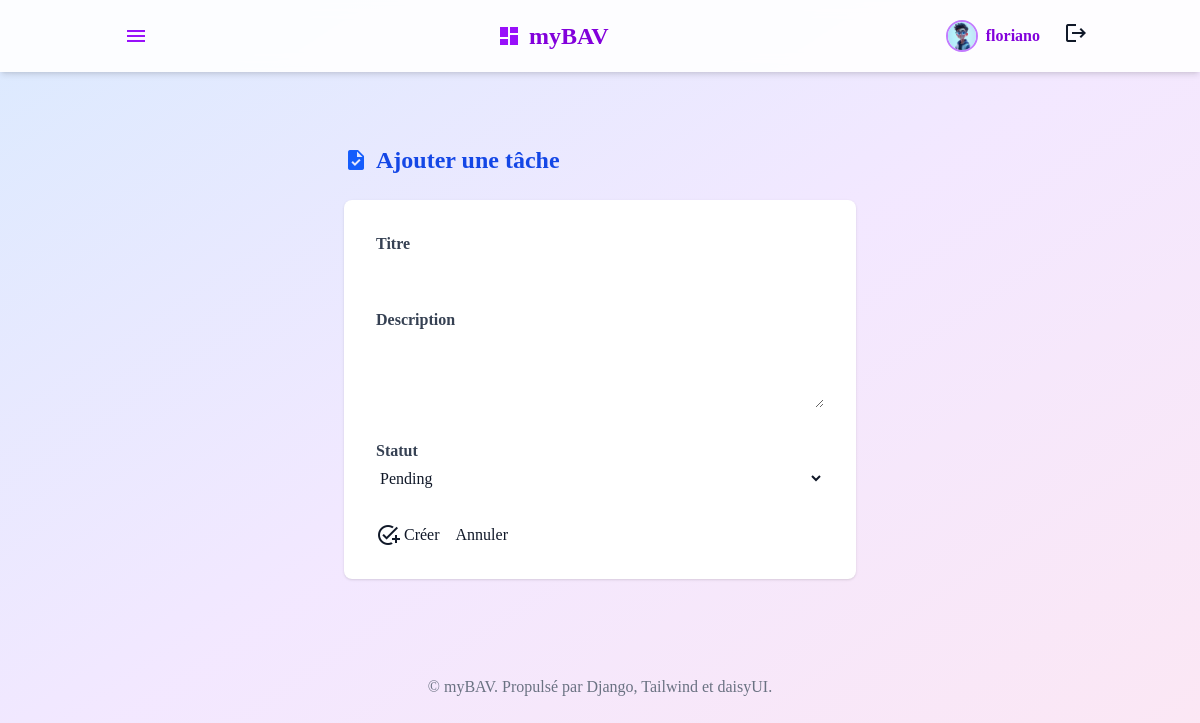
Page /tasks/create/ (signed in) on the committed database.
### bav/models.py (models this page shows, shortened)
class User(models.Model):
    username = models.CharField(max_length=150, unique=True)
    email = models.EmailField(unique=True)
    password = models.CharField(max_length=128)
    first_name = models.CharField(max_length=30, blank=True)
    last_name = models.CharField(max_length=30, blank=True)
    date_of_birth = models.DateField(null=True, blank=True)
    profile_picture = models.ImageField(upload_to='profile_pictures/', null=True, blank=True)
    date_joined = models.DateTimeField(auto_now_add=True)
    last_login = models.DateTimeField(null=True, blank=True)
    is_active = models.BooleanField(default=True)
    role = models.CharField(max_length=50, choices=[('admin', 'Admin'), ('user', 'User')], default='user')
    isDeleted = models.BooleanField(default=False)

### bav/views.py (the view, shortened to what this page needs)
# urls.py: path('tasks/create/', views.task_create, name='task_create'),
def task_create(request):
    user = get_current_user(request)
    if not user:
        return redirect('login')
    return render(request, 'tasks/create.html', {'user': user, 'statuses': TaskStatus.choices})

### bav/views.py (called while the page is built)
def get_current_user(request):
    user_id = request.session.get('user_id')
    if user_id:
        try:
            return User.objects.get(id=user_id)
        except User.DoesNotExist:
            return None
    return None

### theme/templates/tasks/create.html (shortened to what this page needs)
{% extends "base.html" %}
{% block content %}
<div class="max-w-lg mx-auto py-10">
    <div class="mb-6 flex items-center gap-2">
        <span class="material-icons text-blue-600 text-2xl">task</span>
        <h2 class="text-2xl font-bold text-blue-700">Ajouter une tâche</h2>
    </div>
    <form method="post" class="bg-white rounded-lg shadow p-8 space-y-6">
        <div>
            <label class="block mb-1 font-semibold text-gray-700">Titre</label>
            <input type="text" name="title" class="input input-bordered w-full" required>
        </div>
        <div>
            <label class="block mb-1 font-semibold text-gray-700">Description</label>
            <textarea name="description" class="textarea textarea-bordered w-full" rows="3"></textarea>
        </div>
        <div>
            <label class="block mb-1 font-semibold text-gray-700">Statut</label>
            <select name="status" class="select select-bordered w-full">
                {% for value, label in statuses %}
                    <option value="{{ value }}">{{ label }}</option>
                {% endfor %}
            </select>
        </div>
        <div class="flex items-center gap-4 pt-2">
            <button type="submit" class="btn btn-primary flex items-center gap-1">
                <span class="material-icons text-base">add_task</span> Créer
            </button>
            <a href="{% url 'task_list' %}" class="btn btn-ghost">Annuler</a>
        </div>
    </form>
</div>
{% endblock %}

### theme/templates/base.html (shortened to what this page needs)
{% load static tailwind_tags %}
<!DOCTYPE html>
<html lang="fr">
<head>
    <link href="https://cdnjs.cloudflare.com/ajax/libs/font-awesome/6.0.0/css/all.min.css" rel="stylesheet">
    {% tailwind_css %}
</head>
<body class="bg-gradient-to-br from-blue-100 via-purple-100 to-pink-100 text-gray-900 font-serif min-h-screen">
    <nav class="bg-white/90 backdrop-blur sticky top-0 z-20 shadow-md">
        <div class="container mx-auto flex items-center justify-between py-4 px-4 md:px-6">
            <div class="relative">
                <button id="menu-btn" class="flex items-center px-3 py-2 rounded hover:bg-purple-100 transition focus:outline-none">
                    <span class="material-icons text-purple-600">menu</span>
                </button>
            </div>
            <a href="{% url 'home' %}" class="flex items-center space-x-2">
                <span class="material-icons text-purple-600 text-3xl">dashboard</span>
                <span class="font-bold text-2xl text-purple-700">myBAV</span>
            </a>
            <div class="flex items-center space-x-4">
                {% if user %}
                    <div class="flex items-center space-x-2">
                        {% if user.profile_picture %}
                            <img src="{{ user.profile_picture.url }}" alt="Profil" class="w-8 h-8 rounded-full object-cover border-2 border-purple-400">
                        {% else %}
                            <span class="inline-flex items-center justify-center w-8 h-8 rounded-full bg-purple-200 text-purple-700 font-bold border-2 border-purple-400">
                                {{ user.first_name|default:user.username|slice:":1"|upper }}
                            </span>
                        {% endif %}
                        <span class="text-purple-700 font-semibold hidden sm:inline">{{ user.username }}</span>
                    </div>
                    <a href="{% url 'logout' %}" class="btn btn-sm btn-outline btn-error ml-2" title="Déconnexion">
                        <span class="material-icons">logout</span>
                    </a>
                {% else %}
                    <a href="{% url 'login' %}" class="btn btn-sm btn-primary">Connexion</a>
                    <a href="{% url 'register' %}" class="btn btn-sm btn-outline btn-primary">Inscription</a>
                {% endif %}
            </div>
        </div>
    </nav>
    <main class="container mx-auto px-4 py-8">
        {% block content %}{% endblock %}
    </main>
    <footer class="text-center py-6 text-gray-500">
        &copy; {{ now|date:"Y" }} myBAV. Propulsé par Django, Tailwind et daisyUI.
    </footer>
</body>
</html>

### rows in the picture
User: profile_picture (picture), username "floriano"

### other values in the picture
form field status "Pending"
